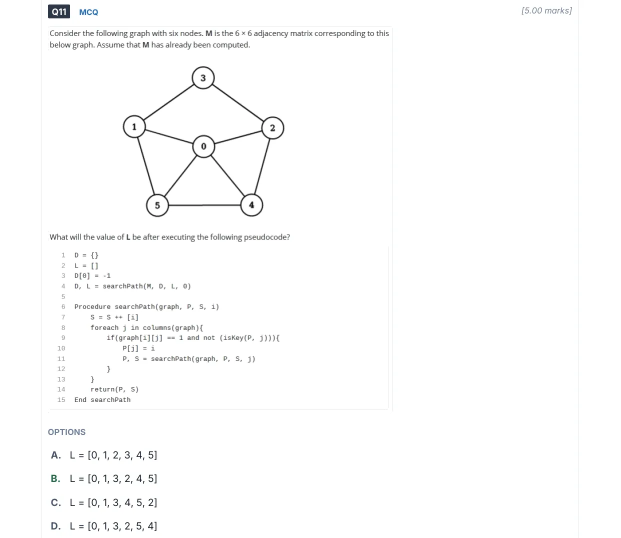
#> input picture questions/ct/C01_2022_aug-Q11.webp, 1241 x 1075 px (shown at 1/2 size)
$ python -i check.py   (imports and definitions only)
#> lines starting #> are read from the running program, lines starting #| are printed output that depends on the picture; after the words box and inside, x2 and y2 are one past the last pixel; in counts of white or black regions, pixels touching at a corner belong together
#> further down, picture is the input picture: PIL image 1241x1075 RGB; mean R, G, B 251.9, 252, 252.1
#!/usr/bin/env python3
"""Verify every extracted question image. Exits non-zero if anything is wrong.

This is the gate that matters: it re-derives the geometry from the source PDFs
and checks all ~1300 images, rather than trusting a hand-picked sample. It
proves three things that would each silently break the app:

  * coverage      -- every indexed question has an image, and vice versa
  * redaction     -- every answer marker's region in the saved image is blank.
                     This also covers the SA answer card's green accent bar,
                     which sits inside that region -- so there is no separate
                     colour check to false-positive on CT's syntax-highlighted
                     pseudocode.
  * data truth    -- each record's type and marks match the labels printed on
                     the paper it came from. This caught a question v1 had
                     typed SA that the paper prints as MCQ.
  * no leakage    -- no green answer-highlight band, and the page footer
                     (which carries the downloader's email) painted out
                     wherever it falls inside a crop
"""
import json, os, re, sys
from PIL import Image, ImageChops

sys.path.insert(0, os.path.dirname(os.path.abspath(__file__)))
import extract as E

ROOT = E.ROOT
GREEN_ROW_MAX = 50    # a real highlight band is ~1000px wide; glyph noise is <10
GREEN_BAND_ROWS = 3   # ...and is many rows deep, unlike a compression artifact
INK = 200             # darker than this is real content, not compression noise


def _mask(img, delta, pale):
    """255 where a pixel is green, 0 elsewhere. All C-speed PIL ops.

    Pure-Python per-pixel loops over 1300 full-page images take half an hour;
    band arithmetic does the same work in a couple of minutes.
    """
#> called with delta = 5, pale = True
    r, g, b = img.split()
    hit = ImageChops.multiply(
        ImageChops.subtract(g, r).point(lambda v: 255 if v >= delta else 0),
        ImageChops.subtract(g, b).point(lambda v: 255 if v >= delta else 0))
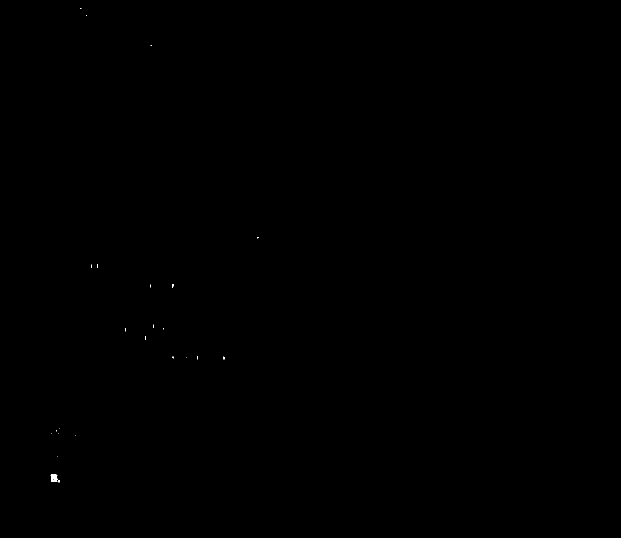
#> hit: PIL image 1241x1075 L (shown at 1/2 size); 0.02% white; 29 white regions (28 under 20 px), largest, box (x1, y1, x2, y2) and area: (101, 948, 116, 964) 173
    if pale:
        darkest = ImageChops.darker(ImageChops.darker(r, g), b)
        hit = ImageChops.multiply(hit, darkest.point(lambda v: 255 if v > 200 else 0))
#> hit: PIL image 1241x1075 L; 0.01% white in thin lines or dots, all inside (x1, y1, x2, y2) = (101, 16, 517, 965)
    return hit


def green_rows(img):
    """Rows carrying enough green to be an answer highlight rather than noise.

    A real highlight is a solid band tens of rows deep; a stray row or two is
    WebP ringing introduced after the flatten pass, so require a run.
    """
    m = _mask(img, 5, True)
    w, h = img.size
#> w = 1241; h = 1075
    # box-resizing to one column gives the mean of each row in a single call
    profile = m.resize((1, h), Image.BOX).load()
    cutoff = 255.0 * GREEN_ROW_MAX / w
#> cutoff = 10.27
    bad = [(y, int(profile[0, y] / 255.0 * w)) for y in range(h) if profile[0, y] > cutoff]
#> bad = []
    runs, run = [], []
    for item in bad:
        if run and item[0] == run[-1][0] + 1:
            run.append(item)
        else:
            if len(run) >= GREEN_BAND_ROWS:
                runs.extend(run)
            run = [item]
#> this loop made 0 passes
#> after the loop, runs = []
    if len(run) >= GREEN_BAND_ROWS:
        runs.extend(run)
    return runs


# [102 lines left out: function main, not called in this run]


# [2 lines not run here, left out]

>>> from PIL import Image
>>> picture = Image.open('../questions/ct/C01_2022_aug-Q11.webp')
>>> result = green_rows(picture)
#> result = []
